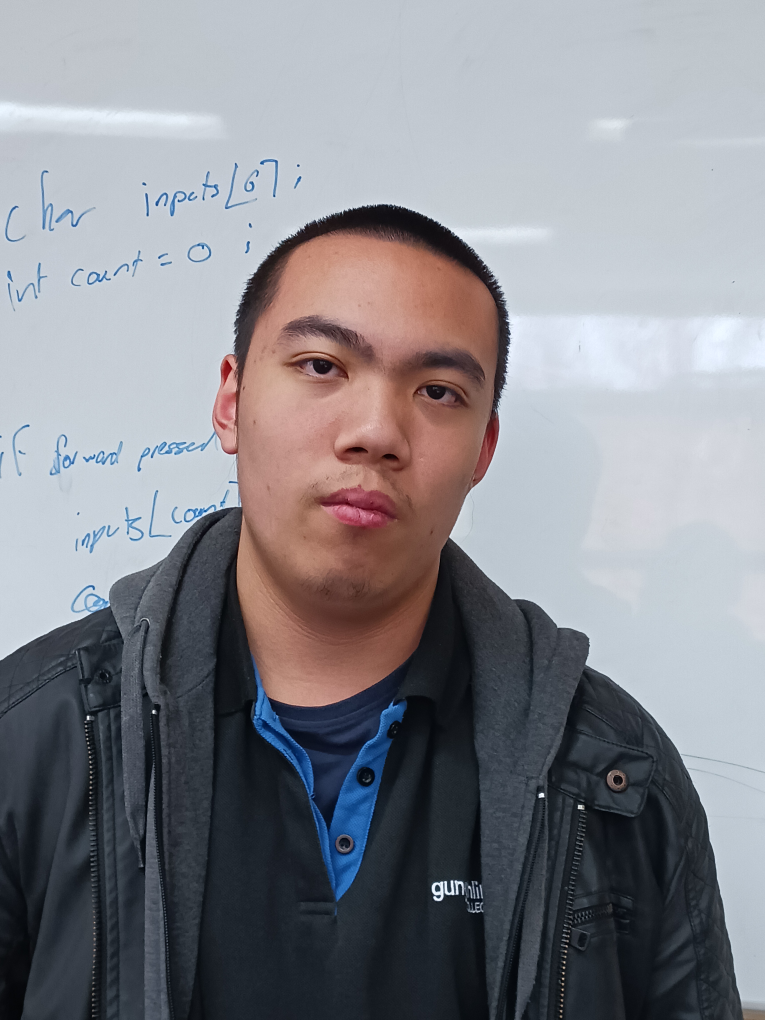
#> input picture Test_Photos/Control1.jpg, 3060 x 4080 px (shown at 1/4 size)
$ python -i static_image_view.py   (imports and definitions only)
#> lines starting #> are read from the running program, lines starting #| are printed output that depends on the picture
### ui/webcam_view.py
import sys
from collections import deque, Counter

import cv2
from PySide6.QtWidgets import QWidget, QVBoxLayout, QHBoxLayout, QLabel, QComboBox
from PySide6.QtCore import Qt, QTimer
from PySide6.QtGui import QImage, QPixmap


# ---------- Platform-specific tuning ----------
def _detect_platform_config():
    if sys.platform.startswith("win"):
        return {"backend": cv2.CAP_DSHOW, "max_probe_index": 5, "preview_interval_ms": 30}
    elif sys.platform == "darwin":
        return {"backend": cv2.CAP_AVFOUNDATION, "max_probe_index": 4, "preview_interval_ms": 33}
    else:
        return {"backend": cv2.CAP_V4L2, "max_probe_index": 5, "preview_interval_ms": 30}


_PLATFORM_CONFIG = _detect_platform_config()
CAMERA_BACKEND = _PLATFORM_CONFIG["backend"]
MAX_PROBE_INDEX = _PLATFORM_CONFIG["max_probe_index"]
PREVIEW_INTERVAL_MS = _PLATFORM_CONFIG["preview_interval_ms"]
PREDICT_EVERY_N_FRAMES = 24        # throttle classifier calls vs. preview fps
PREDICTION_HISTORY_LEN = 7         # rolling window per tracked face, for smoothing
CONFIDENCE_THRESHOLD = 0.55        # below this, show "Uncertain" instead of a label
FACE_CROP_PADDING = 0.15           # extra margin around each Haar box, as a fraction of w/h
MATCH_IOU_THRESHOLD = 0.3          # min overlap to treat a detection as "the same person"
MAX_MISSED_FRAMES = 24             # frames a tracked face can go undetected before being dropped

FACE_CASCADE = cv2.CascadeClassifier(
    cv2.data.haarcascades + "haarcascade_frontalface_default.xml"
)

BOX_COLOR = (166, 227, 161)            # Catppuccin Mocha green, BGR for cv2 drawing
UNCERTAIN_BOX_COLOR = (137, 180, 250)  # Mocha blue, used when below confidence threshold
TEXT_BG_COLOR = (30, 30, 46)           # Mocha crust


# [78 lines left out: functions _iou, padded_crop, draw_face_box, not called in this run]


class TrackedFace:
    """One person currently being tracked across frames. Keeps its own
    smoothed prediction history so multiple people in frame don't share
    or overwrite each other's results."""

    # [13 lines left out: functions __init__, record_prediction, not called in this run]


class WebcamView(QWidget):
    """Live webcam preview with device selection, multi-face detection, and
    a bounding box + smoothed prediction overlay for every person in frame.

    on_predict: callable(rgb_face_crop) -> (label: str, confidence: float)
    Called periodically (throttled) per tracked face, synchronously, on the
    UI thread.
    """

    # [85 lines left out: functions __init__, _build_ui, _populate_devices, _start_camera, _stop_camera, not called in this run]

    def _on_device_changed(self, _ui_index):
        selected = self.device_combo.currentData()
        self._start_camera(selected)

    # ---------- Frame loop ----------

    # [89 lines left out: functions _on_frame, _detect_faces, _update_tracked_faces, _run_classifier, _draw_overlay, _show_frame, not called in this run]

    # ---------- Cleanup ----------

    def closeEvent(self, event):
        self._stop_camera()
        super().closeEvent(event)

    def hideEvent(self, event):
        self.timer.stop()
        super().hideEvent(event)

    # [4 lines left out: function showEvent, not called in this run]

### ui/static_image_view.py
import os

import cv2
import numpy as np
from PySide6.QtWidgets import (
    QWidget,
    QVBoxLayout,
    QHBoxLayout,
    QLabel,
    QPushButton,
    QFileDialog,
    QSizePolicy,
)
from PySide6.QtCore import Qt
from PySide6.QtGui import QImage, QPixmap

from ui.webcam_view import (
    FACE_CASCADE,
    CONFIDENCE_THRESHOLD,
    padded_crop,
    draw_face_box,
)


IMAGE_FILE_FILTER = (
    "Images (*.png *.jpg *.jpeg *.bmp *.webp *.tif *.tiff);;All files (*)"
)

# Smallest face to look for, as a fraction of the image's shorter side.
# Relative (not a fixed pixel size like the webcam's 80px) because still
# images range from small thumbnails to 4000px+ phone photos, and group
# photos often contain faces far smaller than a webcam close-up.
MIN_FACE_FRACTION = 0.04
MIN_FACE_PX = 24
DETECTION_MAX_SIDE = 1024  # longest side of the copy used for face detection

# Eye-based verification of face candidates (see _has_eye).
# The eyeglasses variant still finds eyes behind glasses.
EYE_CASCADE = cv2.CascadeClassifier(
    cv2.data.haarcascades + "haarcascade_eye_tree_eyeglasses.xml"
)
EYE_SEARCH_FRACTION = 0.6  # eyes sit in the upper ~60% of a Haar face box
EYE_CHECK_FACE_PX = 200  # face crop width normalised to this before eye search

# Reference size the webcam overlay styling was tuned for; larger images
# get proportionally thicker boxes / bigger text so labels stay readable
# after the image is scaled down to fit the window.
OVERLAY_REFERENCE_PX = 800


# [8 lines left out: function load_image_rgb, not called in this run]


def detect_faces(image_rgb):
    """Return a list of (x, y, w, h) boxes, in full-resolution coordinates,
    for every face in a still image.

    Detection runs on a copy downscaled to DETECTION_MAX_SIDE: the Haar
    cascade is tuned for webcam-sized frames, and on 4000px phone photos it
    fires on fabric/hair texture. Boxes are scaled back up so classification
    still uses full-resolution crops."""
    gray = cv2.cvtColor(image_rgb, cv2.COLOR_RGB2GRAY)
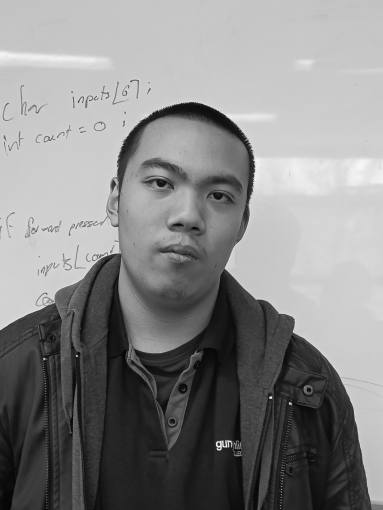
#> gray: shape (4080, 3060) (shown at 1/8 size); min 1, max 255, mean 135.1
    ratio = min(1.0, DETECTION_MAX_SIDE / max(gray.shape[:2]))
    if ratio < 1.0:
        gray = cv2.resize(gray, None, fx=ratio, fy=ratio, interpolation=cv2.INTER_AREA)
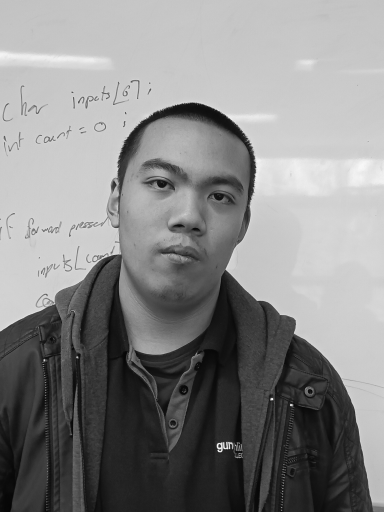
#> gray: shape (1024, 768) (shown at 1/2 size); min 2, max 254, mean 135.1

    min_side = max(MIN_FACE_PX, int(min(gray.shape[:2]) * MIN_FACE_FRACTION))
    faces = FACE_CASCADE.detectMultiScale(
        gray, scaleFactor=1.1, minNeighbors=5, minSize=(min_side, min_side)
    )
#> faces = [[464, 700, 82, 82], [226, 256, 304, 304]]
    boxes = [tuple(int(round(v / ratio)) for v in f) for f in faces]
#> boxes = [(1849, 2789, 327, 327), (900, 1020, 1211, 1211)]

    # A still image gets a single detection pass with no tracking to smooth
    # out spurious hits, so confirm each candidate actually contains an eye.
    full_gray = cv2.cvtColor(image_rgb, cv2.COLOR_RGB2GRAY)
    return [box for box in boxes if _has_eye(full_gray, box)]


def _has_eye(gray, bbox):
    """True if at least one eye is found in the upper part of a face box.
    Filters out Haar false positives on clothing, hair and background."""
#> called with bbox = (1849, 2789, 327, 327)
    x, y, w, h = bbox
    roi = gray[y : y + int(h * EYE_SEARCH_FRACTION), x : x + w]
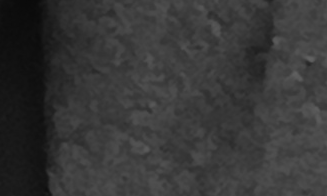
#> roi: shape (196, 327); min 10, max 98, mean 55.2
    if roi.size == 0:
        return False
    # Normalise face width so the eye cascade sees a consistent scale
    # regardless of how large the face is in the source image.
    s = EYE_CHECK_FACE_PX / w
    roi = cv2.resize(
        roi,
        None,
        fx=s,
        fy=s,
        interpolation=cv2.INTER_AREA if s < 1 else cv2.INTER_LINEAR,
    )
#> roi: shape (120, 200)
    eyes = EYE_CASCADE.detectMultiScale(
        roi, scaleFactor=1.1, minNeighbors=3, minSize=(20, 20)
    )
#> eyes = ()
    return len(eyes) > 0


class StaticImageView(QWidget):
    """Shows a user-chosen image with a bounding box + prediction for every
    detected face. Same overlay style as WebcamView, but each face is
    classified exactly once (no tracking/smoothing needed for a still).

    on_predict: callable(rgb_face_crop) -> (label: str, confidence: float)
    """

    # [97 lines left out: functions __init__, _build_ui, prompt_for_image, load_image, _classify, _refresh_pixmap, not called in this run]

    def resizeEvent(self, event):
        super().resizeEvent(event)
        self._refresh_pixmap()

>>> import cv2
>>> picture = cv2.cvtColor(cv2.imread('../Test_Photos/Control1.jpg'), cv2.COLOR_BGR2RGB)
>>> result = detect_faces(picture)
#> call 2 of _has_eye, with bbox = (900, 1020, 1211, 1211)
#> in _has_eye (call 2), `x, y, w, h = bbox`: x = 900; y = 1020; w = 1211
#> in _has_eye (call 2), `roi = gray[y : y + int(h * EYE_SEARCH_FRACTION), x : x + w]`:
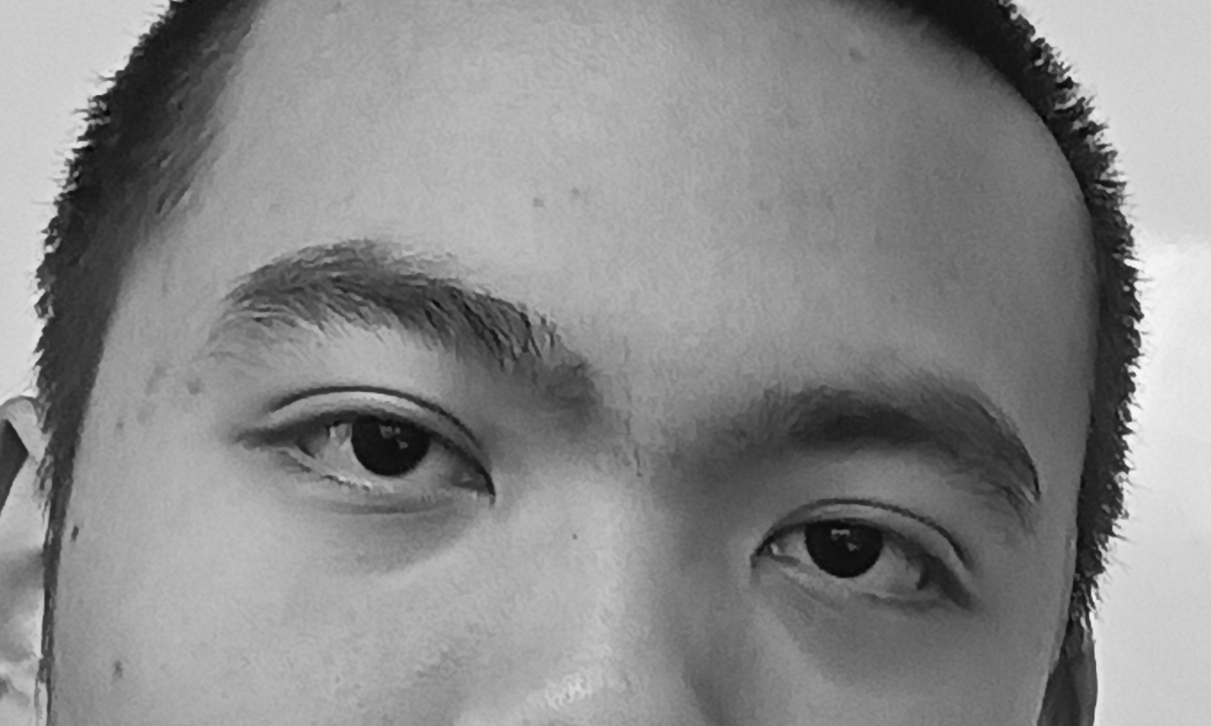
#> roi: shape (726, 1211); min 5, max 249, mean 137
#> in _has_eye (call 2), `s = EYE_CHECK_FACE_PX / w`: s = 0.165
#> in _has_eye (call 2), `eyes = EYE_CASCADE.detectMultiScale( roi, scaleFactor=1.1, minNeighbor..`: eyes = [[120, 71, 41, 41], [40, 50, 44, 44]]
#> result = [(900, 1020, 1211, 1211)]

$ run again, on Test_Photos/Control_Casual_eating.jpg
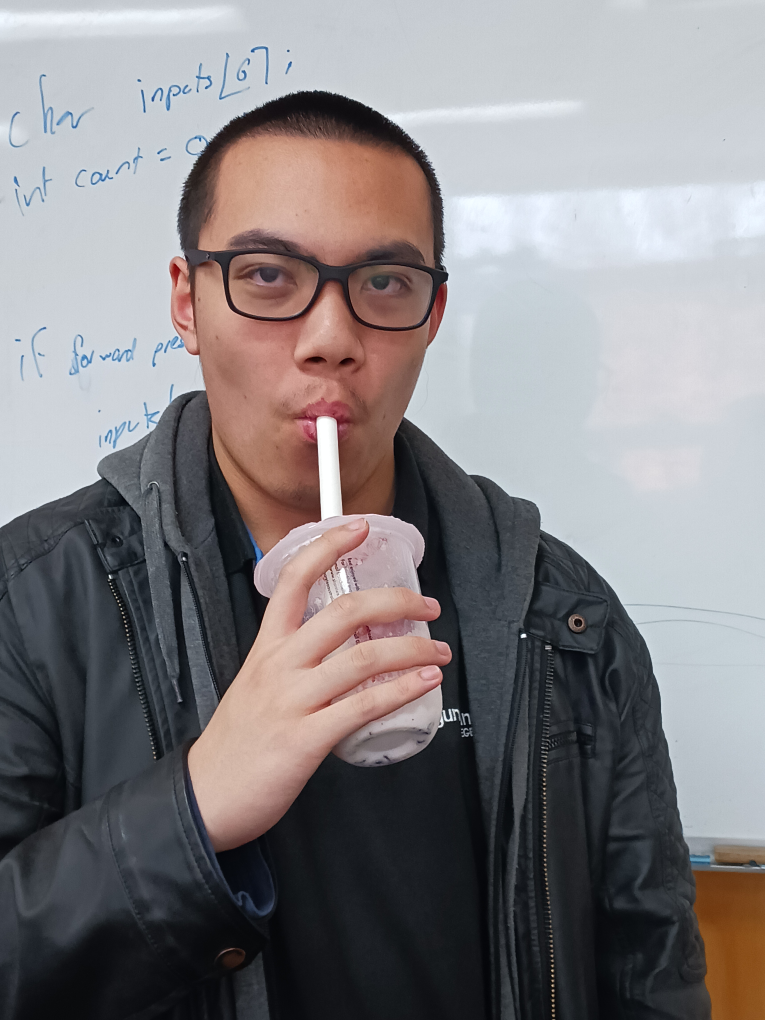
#> input picture Test_Photos/Control_Casual_eating.jpg, 3060 x 4080 px (shown at 1/4 size)
#> faces = [[87, 554, 50, 50], [446, 564, 59, 59], [157, 150, 334, 334]]
#> boxes = [(347, 2207, 199, 199), (1777, 2247, 235, 235), (626, 598, 1331, 1331)]
#> eyes = ()
#> x = 1777; y = 2247; w = 235
#> in _has_eye (call 2), `roi = gray[y : y + int(h * EYE_SEARCH_FRACTION), x : x + w]`:
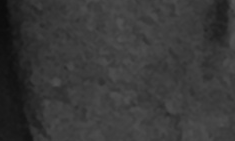
#> roi: shape (141, 235); min 12, max 83, mean 56.2
#> s = 0.851
#> x = 626; y = 598; w = 1331
#> s = 0.15
#> in _has_eye (call 3), `roi = cv2.resize( roi, None, fx=s, fy=s, interpolation=cv2.INTER_AREA ..`:
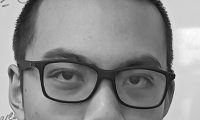
#> roi: shape (120, 200); min 14, max 251, mean 141
#> eyes = [[123, 65, 31, 31], [48, 57, 37, 37]]
#> result = [(626, 598, 1331, 1331)]

$ run again, on Test_Photos/Control_casual.jpg
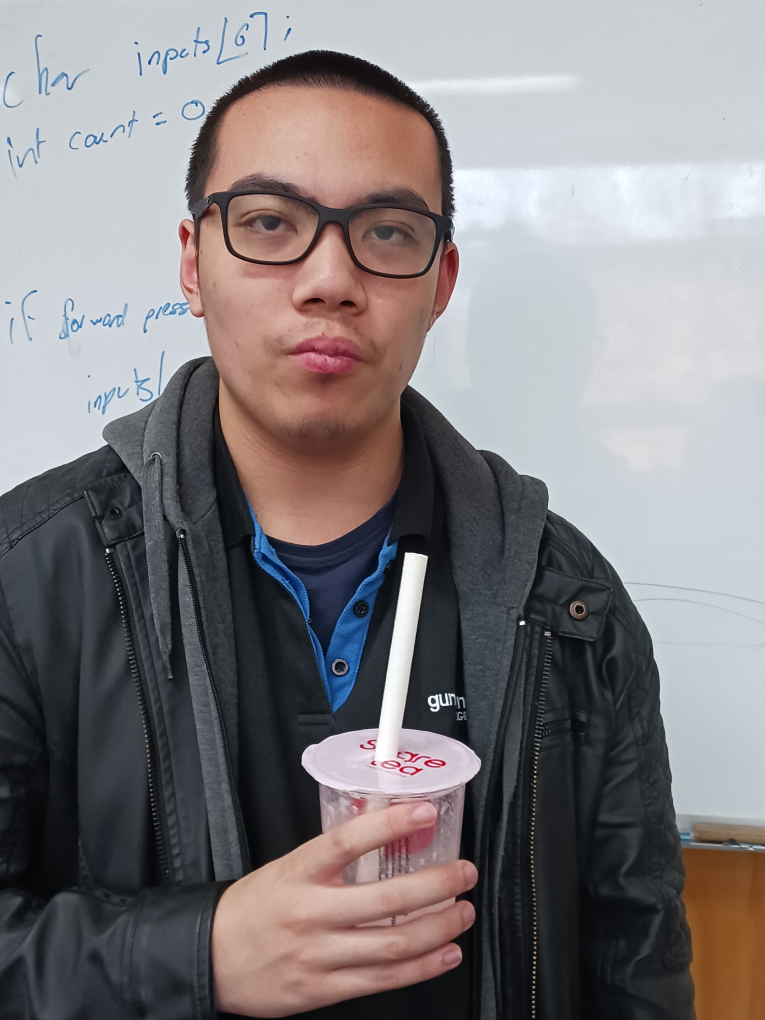
#> input picture Test_Photos/Control_casual.jpg, 3060 x 4080 px (shown at 1/4 size)
#> faces = [[446, 541, 67, 67], [177, 109, 310, 310]]
#> boxes = [(1777, 2156, 267, 267), (705, 434, 1235, 1235)]
#> in _has_eye, `roi = gray[y : y + int(h * EYE_SEARCH_FRACTION), x : x + w]`:
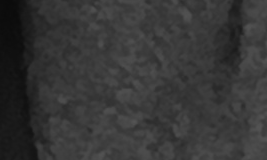
#> roi: shape (160, 267); min 11, max 84, mean 54.5
#> eyes = ()
#> x = 705; y = 434; w = 1235
#> s = 0.162
#> in _has_eye (call 2), `roi = cv2.resize( roi, None, fx=s, fy=s, interpolation=cv2.INTER_AREA ..`:
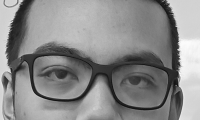
#> roi: shape (120, 200); min 16, max 252, mean 138.1
#> eyes = [[39, 54, 40, 40], [117, 62, 38, 38]]
#> result = [(705, 434, 1235, 1235)]
